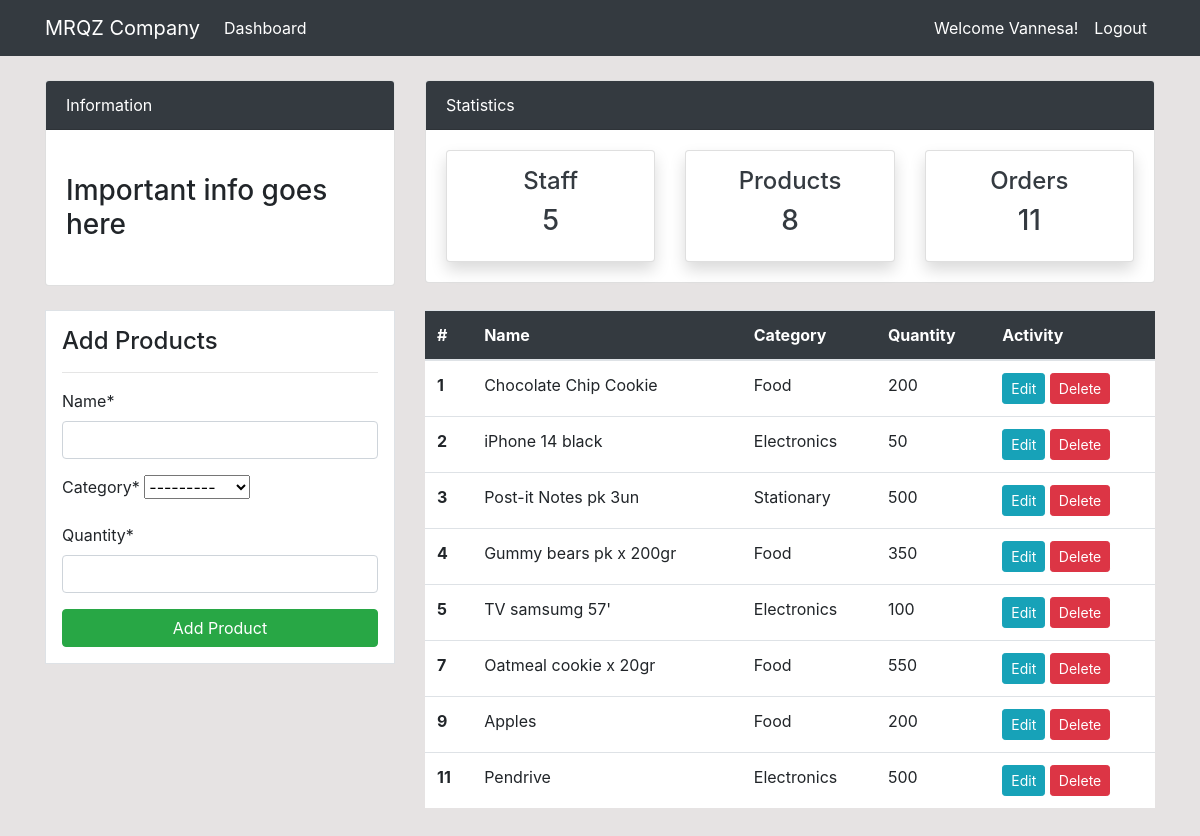
The page /product/ (signed in) on the database its author committed.
### dashboard/models.py (models this page shows, shortened)
class Product(models.Model):
    name = models.CharField(max_length=100, null=True)
    category = models.CharField(max_length=20, choices=CATEGORY, null=True)
    quantity = models.PositiveIntegerField(null=True)
    class Meta:
        verbose_name_plural = 'Product'

### dashboard/views.py (the view)
# urls.py: path('product/', views.product, name='dashboard-product'),
@login_required
def product(request):
    items = Product.objects.all()  # Using ORM
    product_count = items.count()
    workers_count = User.objects.all().count()
    orders_count = Order.objects.all().count()
    if request.method == 'POST':
        form = ProductForm(request.POST)
        if form.is_valid():
            form.save()
            product_name = form.cleaned_data.get('name')
            messages.success(
                request, f'{product_name} has been successfully added!')
            return redirect('dashboard-product')
    else:
        form = ProductForm()
    context = {
        'items': items,
        'form': form,
        'workers_count': workers_count,
        'orders_count': orders_count,
        'product_count': product_count,
    }
    return render(request, 'dashboard/product.html', context)

### dashboard/forms.py
class ProductForm(forms.ModelForm):
    class Meta:
        model = Product
        fields = [
            'name',
            'category',
            'quantity',
        ]

### templates/dashboard/product.html (shortened to what this page needs)
{% extends 'partials/base.html' %}
{% load crispy_forms_tags %}
{% block content %}
{% include 'partials/topnav.html' %}
<div class="container">
    <div class="row my-4">
        <div class="col-md-4">
            <div class="border bg-white p-3">
                <h4>Add Products</h4>
                <hr>
                <form method="POST">
                    {{ form | crispy }}
                    <input class="btn btn-success btn-block" type="submit" value="Add Product">
                </form>
            </div>
        </div>
        <div class="col-md-8">
            <table class="table bg-white">
                <thead class="bg-dark">
                    <tr class="text-white">
                        <th scope="col">#</th>
                        <th scope="col">Name</th>
                        <th scope="col">Category</th>
                        <th scope="col">Quantity</th>
                        <th scope="col">Activity</th>
                    </tr>
                </thead>
                <tbody>
                    {% for item in items %}
                    <tr>
                        <th scope="row">{{item.id}}</th>
                        <td>{{item.name}}</td>
                        <td>{{item.category}}</td>
                        <td>{{item.quantity}}</td>
                        <td>
                            <a class="btn btn-info btn-sm" href="{% url 'dashboard-product-update' item.id %}">Edit</a>
                            <a class="btn btn-danger btn-sm" href="{% url 'dashboard-product-delete' item.id %}">Delete</a>
                        </td>
                    </tr>
                    {% endfor %}
                </tbody>
            </table>
        </div>
    </div>
</div>
{% endblock %}

### templates/partials/nav.html (shortened to what this page needs)
 <nav class="navbar navbar-expand-lg  bg-dark navbar-info bg-info">
    {% if user.is_authenticated %}
    <div class="container">
        <a class="navbar-brand text-white" href="{% url 'dashboard-index' %}">MRQZ Company</a>
        <div class="collapse navbar-collapse" id="navbarSupportedContent">
            <ul class="navbar-nav mr-auto">
                <li class="nav-item active">
                    <a class="nav-link text-white" href="{% url 'dashboard-index' %}">Dashboard </a>
                </li>
            </ul>
            <ul class="navbar-nav ml-auto">
                <li class="nav-item active">
                    <a class="nav-link text-white" href="{% url 'user-profile' %}">Welcome {{user.username}}!</a>
                </li>
                <li class="nav-item">
                    <a class="nav-link text-white" href="{% url 'user-logout' %}">Logout</a>
                </li>
            </ul>
            {% endif %}
        </div>
    </div>
</nav>

### static/style.css (style rules this page uses)
body { background: rgb(230, 227, 227); }

### rows shown on the page
Product: id "1", name "Chocolate Chip Cookie", category "Food", quantity "200"
Product: id "2", name "iPhone 14 black", category "Electronics", quantity "50"
Product: id "3", name "Post-it Notes pk 3un", category "Stationary", quantity "500"
Product: id "4", name "Gummy bears pk x 200gr", category "Food", quantity "350"
Product: id "5", name "TV samsumg 57'", category "Electronics", quantity "100"
Product: id "7", name "Oatmeal cookie x 20gr", category "Food", quantity "550"
Product: id "9", name "Apples", category "Food", quantity "200"
Product: id "11", name "Pendrive", category "Electronics", quantity "500"

### other values the page prints
{{ user.username }} "Vannesa"
{{ workers_count }} "5"
{{ product_count }} "8"
{{ orders_count }} "11"
